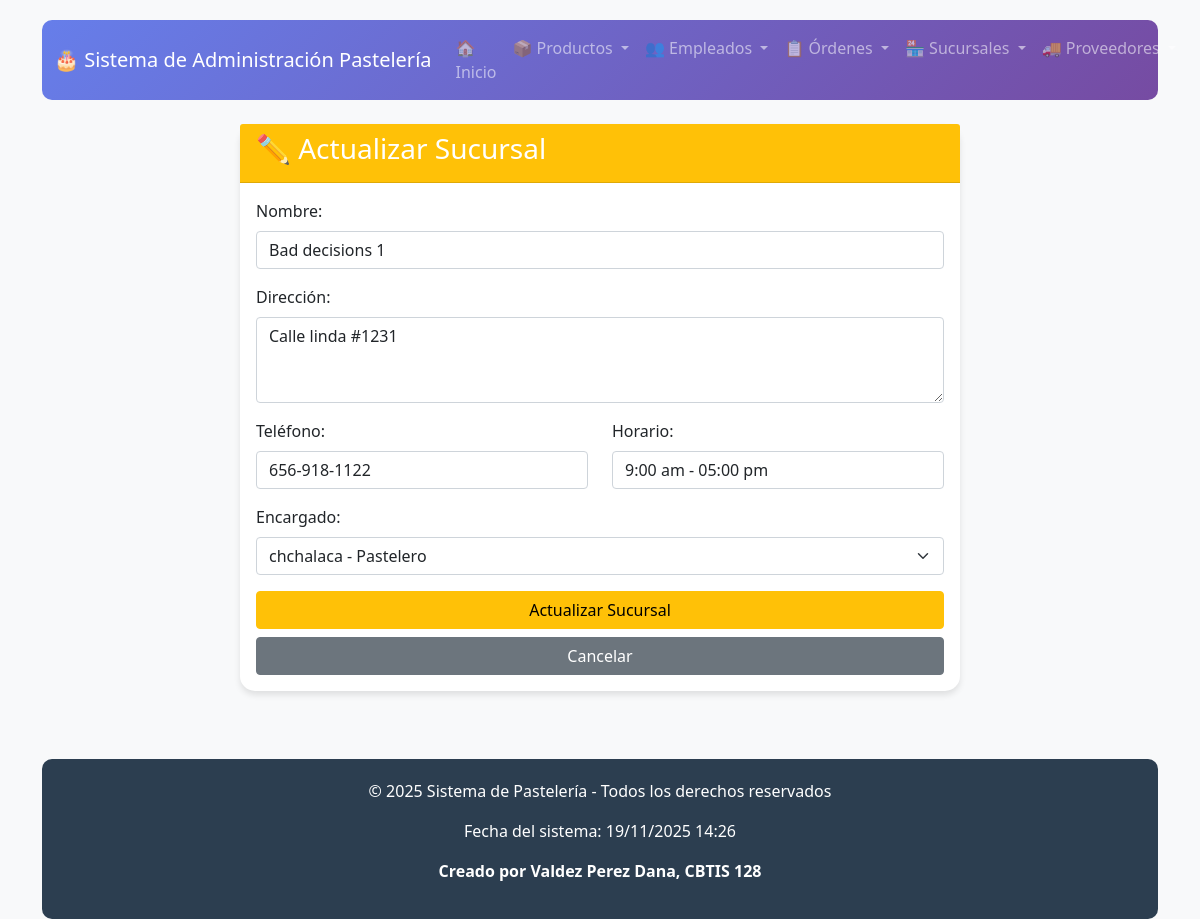
Page /sucursales/actualizar/1/ on the committed database.
### app_pasteleria/models.py (models this page shows, shortened)
class Sucursal(models.Model):
    id_sucursal = models.AutoField(primary_key=True)
    nombre = models.CharField(max_length=100)
    direccion = models.TextField()
    telefono = models.CharField(max_length=20, blank=True, null=True)
    horario = models.CharField(max_length=100, blank=True, null=True)
    encargado = models.ForeignKey(
        Empleado,
        on_delete=models.SET_NULL,
        null=True,
        blank=True,
        related_name="sucursales_encargadas"
    )

class Empleado(models.Model):
    id_empleado = models.AutoField(primary_key=True)
    nombre = models.CharField(max_length=100)
    telefono = models.CharField(max_length=20, blank=True, null=True)
    puesto = models.CharField(max_length=50)
    email = models.EmailField(unique=True)
    salario = models.DecimalField(max_digits=10, decimal_places=2)
    activo = models.BooleanField(default=True)

### app_pasteleria/views.py (the view)
# urls.py: path('sucursales/actualizar/<int:id>/', views.actualizar_sucursal, name='actualizar_sucursal'),
def actualizar_sucursal(request, id):
    sucursal = get_object_or_404(Sucursal, id_sucursal=id)
    empleados = Empleado.objects.all()
    return render(request, 'sucursales/actualizar_sucursal.html', {
        'sucursal': sucursal,
        'empleados': empleados
    })

### app_pasteleria/templates/sucursales/actualizar_sucursal.html (shortened to what this page needs)
{% extends 'base.html' %}
{% block content %}
<div class="container mt-4">
    <div class="row">
        <div class="col-md-8 mx-auto">
            <div class="card">
                <div class="card-header bg-warning text-white">
                    <h3>✏️ Actualizar Sucursal</h3>
                </div>
                <div class="card-body">
                    <form method="POST" action="{% url 'realizar_actualizacion_sucursal' sucursal.id_sucursal %}">
                        <div class="mb-3">
                            <label class="form-label">Nombre:</label>
                            <input type="text" class="form-control" name="nombre" value="{{ sucursal.nombre }}" required>
                        </div>
                        <div class="mb-3">
                            <label class="form-label">Dirección:</label>
                            <textarea class="form-control" name="direccion" rows="3" required>{{ sucursal.direccion }}</textarea>
                        </div>
                        <div class="row">
                            <div class="col-md-6 mb-3">
                                <label class="form-label">Teléfono:</label>
                                <input type="text" class="form-control" name="telefono" value="{{ sucursal.telefono|default:'' }}">
                            </div>
                            <div class="col-md-6 mb-3">
                                <label class="form-label">Horario:</label>
                                <input type="text" class="form-control" name="horario" value="{{ sucursal.horario|default:'' }}" placeholder="Ej: 9:00 AM - 8:00 PM">
                            </div>
                        </div>
                        <div class="mb-3">
                            <label class="form-label">Encargado:</label>
                            <select class="form-select" name="encargado">
                                {% for empleado in empleados %}
                                <option value="{{ empleado.id_empleado }}"
                                    {% if sucursal.encargado and sucursal.encargado.id_empleado == empleado.id_empleado %}selected{% endif %}>
                                    {{ empleado.nombre }} - {{ empleado.puesto }}
                                </option>
                                {% endfor %}
                            </select>
                        </div>
                        <div class="d-grid gap-2">
                            <button type="submit" class="btn btn-warning">Actualizar Sucursal</button>
                            <a href="{% url 'inicio_sucursales' %}" class="btn btn-secondary">Cancelar</a>
                        </div>
                    </form>
                </div>
            </div>
        </div>
    </div>
</div>
{% endblock %}

### app_pasteleria/templates/base.html (style rules this page uses)
body { background-color: #f8f9fa; font-family: 'Segoe UI', Tahoma, Geneva, Verdana, sans-serif; padding-top: 20px; min-height: 100vh; display: flex; flex-direction: column; }
.card { border: none; border-radius: 15px; box-shadow: 0 4px 6px rgba(0,0,0,0.1); margin-bottom: 20px; }

### rows in the picture
Sucursal: nombre "Bad decisions 1", direccion "Calle linda #1231", telefono "656-918-1122", horario "9:00 am - 05:00 pm", encargado "chchalaca - Pastelero"
